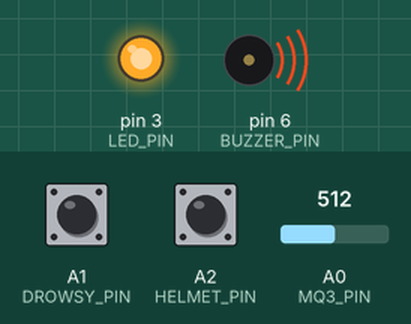
The sketch below on a simulated Arduino Uno, built with avr-gcc and run on an emulated ATmega328P. On the bench: output pins drawn as LEDs (lit = HIGH), buzzer (waves = sounding, pin HIGH). The test bench sets the inputs (shaded band); at power-on: A0 (MQ3_PIN) = 512, A1 (DROWSY_PIN) HIGH, A2 (HELMET_PIN) HIGH. No radio packets arrive unless stated; what the sketch prints to the serial monitor is not drawn.

Above: at 0.1 s.
Timing chart, 0 to 1.6 s (numbered marks = the images above):
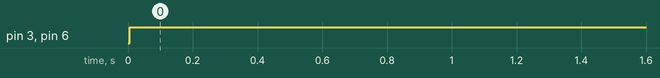

The sketch:

transmitter.ino
```cpp
/*
  Smart Helmet System - Transmitter (Helmet Side)
  Components: Arduino Uno, NRF24L01, MQ3, IR Sensor x2, LED, Buzzer
  Developed by: Ashish & Sneha
*/

#include <SPI.h>
#include <RF24.h>

RF24 radio(7, 8); // CE=D7, CSN=D8
const byte address[6] = "00001";

// Sensor Pins
#define MQ3_PIN     A0
#define DROWSY_PIN  A1
#define HELMET_PIN  A2

// Output Pins
#define LED_PIN     3
#define BUZZER_PIN  6

// Threshold
#define ALCOHOL_THRESHOLD 200

// Drowsiness timing
unsigned long drowsyStart = 0;
bool drowsyActive = false;

struct DataPacket {
  int alcohol;
  byte helmetWorn;
  byte drowsy;
};

void setup() {
  Serial.begin(9600);

  pinMode(HELMET_PIN, INPUT);
  pinMode(DROWSY_PIN, INPUT);
  pinMode(LED_PIN, OUTPUT);
  pinMode(BUZZER_PIN, OUTPUT);

  radio.begin();
  radio.setPALevel(RF24_PA_HIGH);
  radio.setDataRate(RF24_250KBPS);
  radio.setChannel(76);
  radio.openWritingPipe(address);
  radio.stopListening();

  Serial.println("Transmitter Ready!");
}

void loop() {
  DataPacket data;

  // MQ3 - Alcohol
  data.alcohol = analogRead(MQ3_PIN);

  // IR - Helmet Worn (LOW = worn)
  data.helmetWorn = (digitalRead(HELMET_PIN) == LOW) ? 1 : 0;

  // IR - Drowsiness (5 sec continuous detection)
  if (digitalRead(DROWSY_PIN) == LOW) {
    if (!drowsyActive) {
      drowsyStart = millis();
      drowsyActive = true;
    }
    if (millis() - drowsyStart >= 5000) {
      data.drowsy = 1;
    } else {
      data.drowsy = 0;
    }
  } else {
    drowsyActive = false;
    drowsyStart = 0;
    data.drowsy = 0;
  }

  // LED + Buzzer on helmet side
  if (data.alcohol > ALCOHOL_THRESHOLD || data.helmetWorn == 0 || data.drowsy == 1) {
    digitalWrite(LED_PIN, HIGH);
    digitalWrite(BUZZER_PIN, HIGH);
  } else {
    digitalWrite(LED_PIN, LOW);
    digitalWrite(BUZZER_PIN, LOW);
  }

  // Send data wirelessly
  bool sent = radio.write(&data, sizeof(data));

  // Debug
  Serial.print("Alcohol: "); Serial.print(data.alcohol);
  Serial.print(" | Helmet: "); Serial.print(data.helmetWorn);
  Serial.print(" | Drowsy: "); Serial.print(data.drowsy);
  Serial.print(" | Sent: "); Serial.println(sent ? "OK" : "FAIL");

  delay(100);
}
```

Measured:
- by itself, pin 3 (LED_PIN), pin 6 (BUZZER_PIN): LOW → HIGH at 0.01 s
